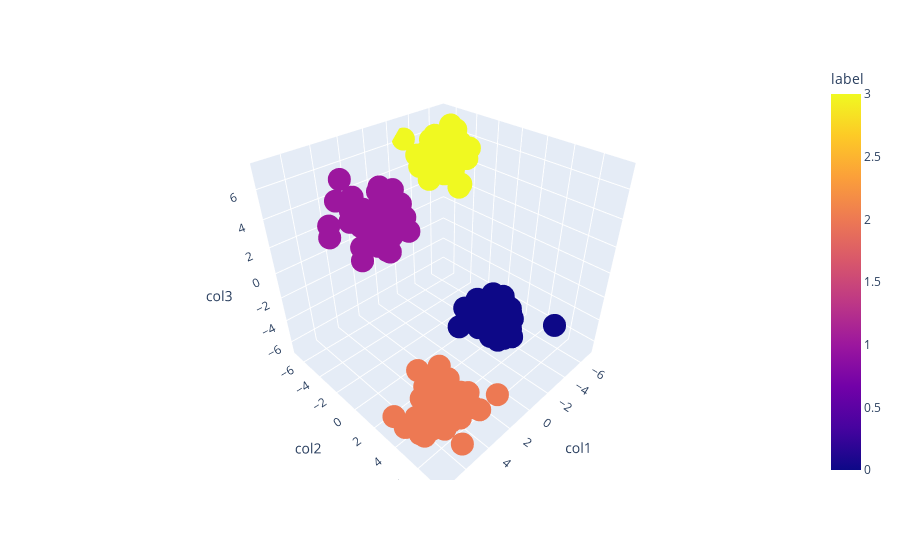

Notebook source saved alongside this figure:
### Code cell
fig = px.scatter_3d(df,x='col1', y='col2', z='col3',color='label')
fig.show()

### Figure 1 — Plotly figure (JSON) as saved in the notebook; plotly's stock layout.template omitted (floating-point values rounded to 4 significant figures; data arrays with more than 128 entries replaced by an {"elided": "..."} marker saying what was removed)
{"data": [{"hovertemplate": "col1=%{x}<br>col2=%{y}<br>col3=%{z}<br>label=%{marker.color}<extra></extra>", "legendgroup": "", "marker": {"color": {"elided": "200 int values"}, "coloraxis": "coloraxis", "symbol": "circle"}, "mode": "markers", "name": "", "scene": "scene", "showlegend": false, "type": "scatter3d", "x": {"elided": "200 float values"}, "y": {"elided": "200 float values"}, "z": {"elided": "200 float values"}}], "layout": {"coloraxis": {"colorbar": {"title": {"text": "label"}}, "colorscale": [[0, "#0d0887"], [0.1111, "#46039f"], [0.2222, "#7201a8"], [0.3333, "#9c179e"], [0.4444, "#bd3786"], [0.5556, "#d8576b"], [0.6667, "#ed7953"], [0.7778, "#fb9f3a"], [0.8889, "#fdca26"], [1, "#f0f921"]]}, "legend": {"tracegroupgap": 0}, "margin": {"t": 60}, "scene": {"domain": {"x": [0, 1], "y": [0, 1]}, "xaxis": {"title": {"text": "col1"}}, "yaxis": {"title": {"text": "col2"}}, "zaxis": {"title": {"text": "col3"}}}}}
